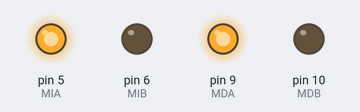
Bench run of a sketch on a simulated Arduino Uno, built with avr-gcc and run on an emulated ATmega328P. On the bench: output pins drawn as LEDs (lit = HIGH).

Above: at 0.1 s.
At 2.1 s:
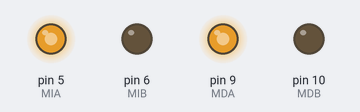
At 4.1 s:
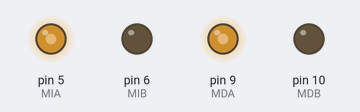
At 6.6 s:
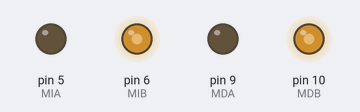
At 8.6 s:
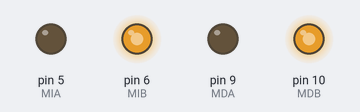
At 11.1 s:
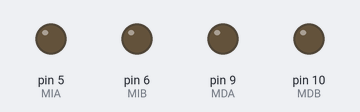
Timing chart, 0 to 12.6 s (numbered marks = the images above):
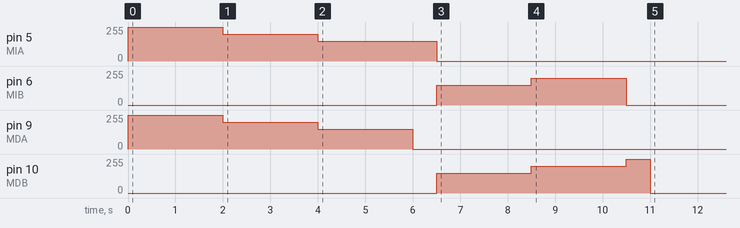

The sketch:

ejemplosControlVelocidadPWM.ino
```cpp
//Asignamos una referencia a cada pin
#define MIA 5
#define MIB 6
#define MDA 9
#define MDB 10
//FUNCIONES DE MOVIMIENTO DE VELOCIDAD REGULADA
void adelante(int valor){
analogWrite(5,valor);
digitalWrite(6,LOW);
analogWrite(9,valor);
digitalWrite(10,LOW);
}

void atras(int valor){
digitalWrite(5,LOW);
analogWrite(6,valor);
digitalWrite(9,LOW);
analogWrite(10,valor);
}
void izquierda(int valor){
digitalWrite(5,LOW);
digitalWrite(6,LOW);
digitalWrite(9,LOW);
analogWrite(10,valor);
}
void derecha(int valor){
analogWrite(5,valor);
digitalWrite(6,LOW);
digitalWrite(9,LOW);
digitalWrite(10,LOW);
}
void alto(){
digitalWrite(5,LOW);
digitalWrite(6,LOW);
digitalWrite(9,LOW);
digitalWrite(10,LOW);
}
void setup() {
//Declaramos todos los pines como salidas digitales
pinMode(MIA,OUTPUT);
pinMode(MIB,OUTPUT);
pinMode(MDA,OUTPUT);
pinMode(MDB,OUTPUT);
//Se llama a cada función en el orden deseado y duración especificada
//adelante rápido, ligero y lento
adelante(255);
delay(2000);
adelante(200);
delay(2000);
adelante(150);
delay(2000);
//derecha lenta
derecha(150);
delay(500);
//atrás lenta y media
atras(150);
delay(2000);
atras(200);
delay(2000);
//izquierda rápida
izquierda(255);
delay(500);
//Paramos
alto();
}

void loop() {
//No trabajamos en bucle en este ejemplo
}
```
